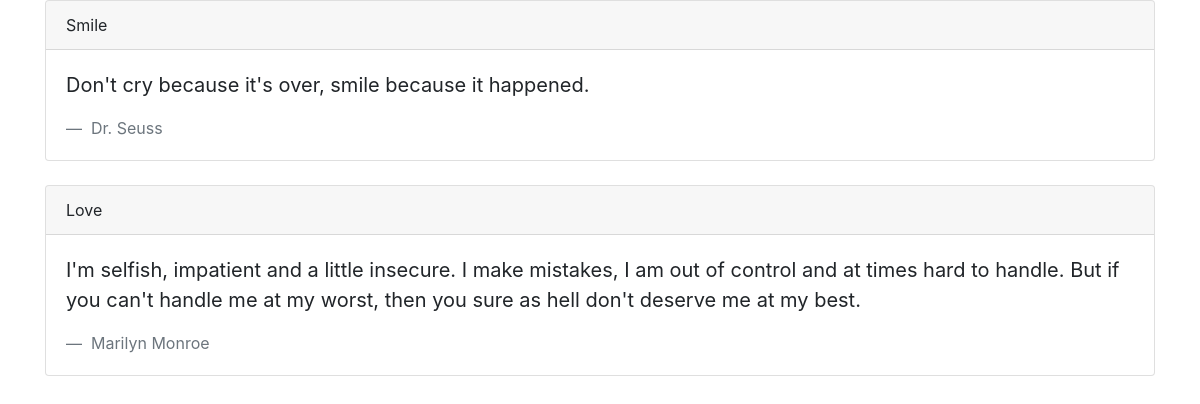
The page / on the database its author committed.
### quotes/models.py (models this page shows, shortened)
class Quote(models.Model):
    quote = models.TextField()
    author = models.CharField(max_length=200)
    quote_category = models.ForeignKey(
        'QuoteCategory',
        on_delete = models.CASCADE
    )

class QuoteCategory(models.Model):
    title = models.CharField(max_length=50)

### quotes/views.py (the view)
# urls.py: path('', views.HomeView.as_view(), name="home" )
class HomeView(ListView):
    template_name = "home.html"
    model = Quote
    def get_queryset(self):
        query_set = super().get_queryset()
        return query_set.select_related('quote_category')

### templates/home.html
{% extends 'base.html' %}
{% block body %}
<div class="container">
    {% for quote in object_list %}
    <div class="card">
        <div class="card-header">
          {{ quote.quote_category.title }}
        </div>
        <div class="card-body">
          <blockquote class="blockquote mb-0">
            <p>{{ quote.quote }}</p>
            <footer class="blockquote-footer"> {{ quote.author }}</footer>
          </blockquote>
        </div>
      </div>
      <br>
      {% endfor %}
</div>
{% endblock %}

### templates/base.html (shortened to what this page needs)
<!DOCTYPE HTML>
<html>
    <head>
        <link rel="stylesheet" href="https://stackpath.bootstrapcdn.com/bootstrap/4.1.1/css/bootstrap.min.css">
    </head>
    <body>
        {% block body %}
        {% endblock %}
    </body>
</html>

### rows shown on the page
Quote: quote_category "Smile", quote "Don't cry because it's over, smile because it happened.", author "Dr. Seuss"
Quote: quote_category "Love", quote "I'm selfish, impatient and a little insecure. I make mistakes, I am out of control and at times hard to handle. But if you can't handle me at my worst, then you sure as hell don't deserve me at my best.", author "Marilyn Monroe"
